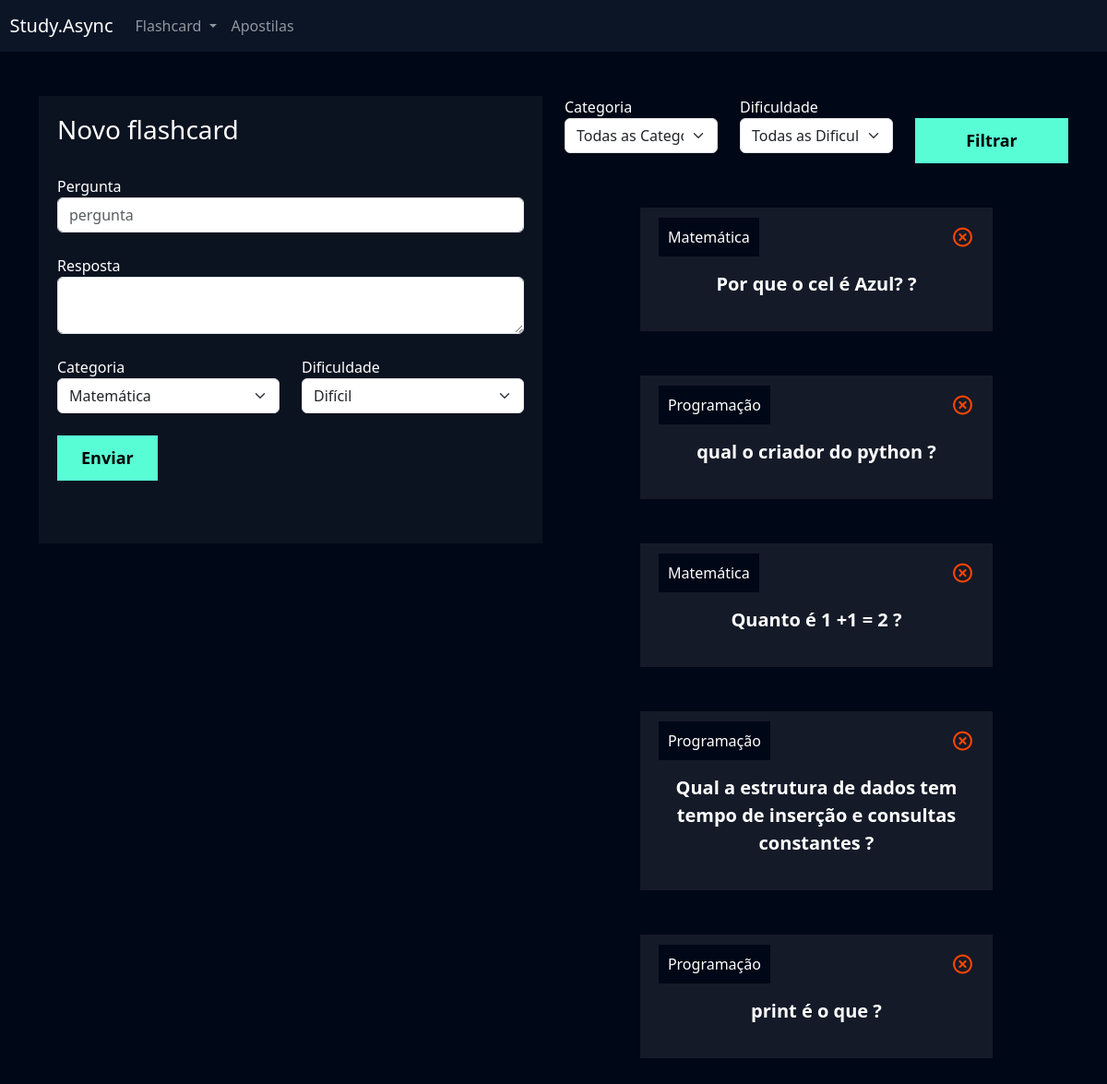
Screenshot of /flashcard/novo_flashcard/ (signed in) with the database file from the repository.
### flashcard/models.py (models this page shows, shortened)
class Flashcard(models.Model):
    DIFICULDADE_CHOICES = (('D', 'Difícil'), ('M', 'Médio'), ('F', 'Fácil'))
    user = models.ForeignKey(User, on_delete=models.DO_NOTHING)
    pergunta = models.CharField(max_length=100)
    resposta = models.TextField()
    categoria = models.ForeignKey(Categoria, on_delete=models.DO_NOTHING)
    dificuldade = models.CharField(max_length=1, choices=DIFICULDADE_CHOICES)

class Categoria(models.Model):
    nome = models.CharField(max_length=20)

### flashcard/views.py (the view, shortened to what this page needs)
# urls.py: path('novo_flashcard/', views.novo_flashcard, name='novo_flashcard'),
def novo_flashcard(request):
    if not request.user.is_authenticated:
        return redirect('/usuarios/logar')
    if request.method == 'GET':
        categorias = Categoria.objects.all()
        dificuldades = Flashcard.DIFICULDADE_CHOICES
        flashcards = Flashcard.objects.filter(user=request.user)
        categoria_filtrar = request.GET.get('categoria')
        dificuldade_filtrar = request.GET.get('dificuldade')
        if categoria_filtrar:
             flashcards = flashcards.filter(categoria__id=categoria_filtrar)
        if dificuldade_filtrar:
            flashcards = flashcards.filter(dificuldade=dificuldade_filtrar)
        return render(
            request,
            'novo_flashcard.html',
            {
                'categorias': categorias,
                'dificuldades': dificuldades,
                'flashcards': flashcards,
            }
        )

### flashcard/templates/novo_flashcard.html (shortened to what this page needs)
{% extends "base.html" %}
{% load static %}
{% block 'cabecalho' %}
    <link href="{% static 'usuarios/css/cadastro.css' %}" rel="stylesheet">
    <link href='https://unpkg.com/boxicons@2.1.4/css/boxicons.min.css' rel='stylesheet'>
    <link href="{% static 'flashcard/css/novo_flashcard.css' %}" rel="stylesheet">
{% endblock 'cabecalho' %}
{% block 'conteudo' %}
    {% include "partials/header.html" %}
    <div class="container">
        <br>
        <br>
        <div class="row">
            <div class="col-md">
                <div class="box-form">
                    <form action="{% url 'novo_flashcard' %}" method="POST"> {% csrf_token %}
                        <h3>Novo flashcard</h3>
                        <br>
                        <label>Pergunta</label>
                        <input type="text" class="form-control" placeholder="pergunta" name="pergunta">
                        <br>
                        <label>Resposta</label>
                        <textarea class="form-control" name="resposta"></textarea>
                        <br>
                        <div class="row">
                                <div class="col-md">
                                    <label for="">Categoria</label>
                                    <select class="form-select" name="categoria">
                                        {% for categoria in categorias %}
                                            <option value="{{categoria.id}}">{{categoria.nome}}
                                            </option>
                                        {% endfor %}
                                    </select>
                                </div>
                                <div class="col-md">
                                    <label for="">Dificuldade</label>
                                    <select class="form-select" name="dificuldade">
                                        {% for dificuldade in dificuldades %}
                                            <option value="{{dificuldade.0}}">{{dificuldade.1}}</option>
                                        {% endfor %}
                                    </select>
                                </div>
                        </div>
                        <br>
                        <input type="submit" value="Enviar" class="btn-cadastro">
                        <br>
                        <br>
                        <br>
                    </form>
                </div>
            </div>
            <div class="col-md">
                <form action="{% url 'novo_flashcard' %}" method="GET">
                    <div class="row">
                        <div class="col-md">
                            <label for="">Categoria</label>
                            <select name="categoria" id="" class="form-select">
                                <option value="">Todas as Categorias</option>
                            </select>
                        </div>
                        <div class="col-md">
                            <label for="">Dificuldade</label>
                            <select name="dificuldade" id="" class="form-select">
                                <option value="">Todas as Dificuldades</option>
                            </select>
                        </div>
                        <div class="col-md">
                            <br>
                            <input type="submit" style="width: 100%" value="Filtrar" class="btn-cadastro">
                        </div>
                    </div>
                </form>
                <br>
                <br>
                {% for flash in flashcards %}
                    <div class="box-new-flashcard"  onclick="flip_card({{flash.id}})">
                            <div class="flashcard">
                                <div class="flashcard-categoria">
                                    {{flash.categoria.nome}}
                                </div>
                                <a href="{% url 'deletar_flashcard' flash.id %}"><i class='icone-exit bx bx-x-circle'></i></a>
                                <br>
                                <br>
                                <div class="flashcard-box-item">
                                    <p class="flashcard-item">{{flash.pergunta}} ?</p>
                                </div>
                            </div>
                        </div>
                        <br>
                        <br>
                {% endfor %}
            </div>
        </div>
    </div>
{% endblock 'conteudo' %}

### templates/static/geral/css/base.css (style rules this page uses)
:root { --main-color: #0b1526; --dark-color: #000716; --secondary-dark-color: rgb(15, 2, 26); --light-color: #00c1f3; --contrast-color: #f4c96b; --differential-color: #58fcd5; }
body { background-color: var(--dark-color) !important; color: white !important; }

### templates/static/usuarios/css/cadastro.css (style rules this page uses)
* { margin: 0; padding: 0; }
.box-form { padding: 20px; background-color: rgba(217,217,217, .05); color: white !important; }
.btn-cadastro { padding: 10px; background-color: #58fcd5; border: none; border: 1px solid #58fcd5; font-size: 18px; font-weight: bold; padding-left: 25px; padding-right: 25px; }

### templates/static/flashcard/css/novo_flashcard.css (style rules this page uses)
.box-new-flashcard { width: 70%; margin: auto; }
.flashcard { background-color: rgba(255, 255, 255, .08); padding: 20px; }
.flashcard-box-item { text-align: center; }
.flashcard p { font-size: 20px; font-weight: bold; cursor: pointer; }
.flashcard-categoria { background-color: var(--dark-color); display: inline; padding: 10px; }
.icone-exit { float: right; font-size: 25px; color: orangered; }

### rows the page displays
Flashcard: categoria.nome "Matemática", pergunta "Por que o cel é Azul?"
Flashcard: categoria.nome "Programação", pergunta "qual o criador do python"
Flashcard: categoria.nome "Matemática", pergunta "Quanto é 1 +1 = 2"
Flashcard: categoria.nome "Programação", pergunta "Qual a estrutura de dados tem tempo de inserção e consultas constantes"
Flashcard: categoria.nome "Programação", pergunta "print é o que"

### other values shown
form field categoria "Matemática"
form field dificuldade "Difícil"
